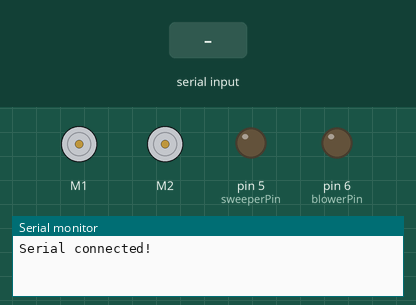
Simulated run of this sketch. Board: Arduino Uno, built with avr-gcc and run on an emulated ATmega328P. Parts: 2 × DC motor (green arrow = forward, orange = backward, longer = faster), output pins drawn as LEDs (lit = HIGH), the last lines printed to the serial monitor. The test bench sets the inputs (shaded band).

Above: at 1.2 s.
1.3 s: "L90\n" received over Serial
At 2.5 s:
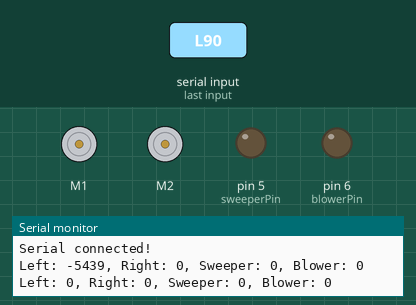
2.9 s: "R90\n" received over Serial
At 3.7 s:
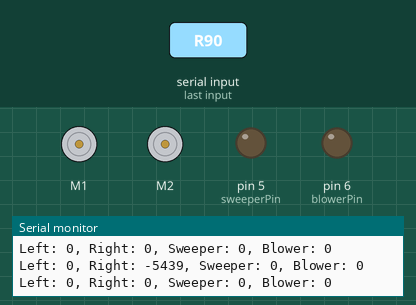
4.5 s: "L,45\n" received over Serial
At 4.9 s:
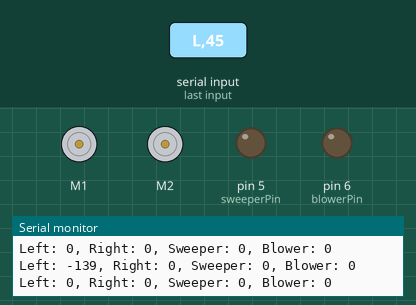
6.1 s: "W90\n" received over Serial
At 7.4 s:
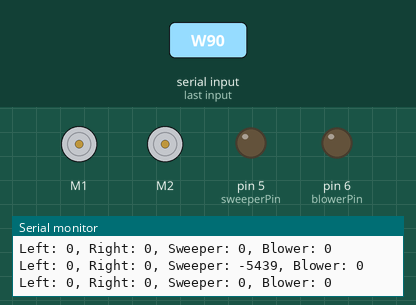
7.7 s: "R,45\n" received over Serial
At 8.6 s:
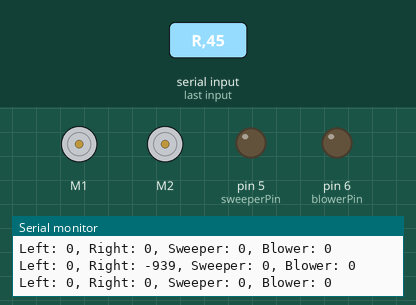
9.3 s: "B90\n" received over Serial
At 9.8 s:
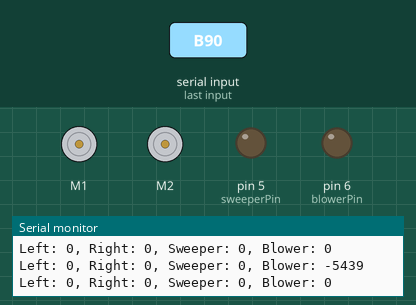
Timing chart, 0 to 11.9 s (numbered marks = the images above; inputs shaded):
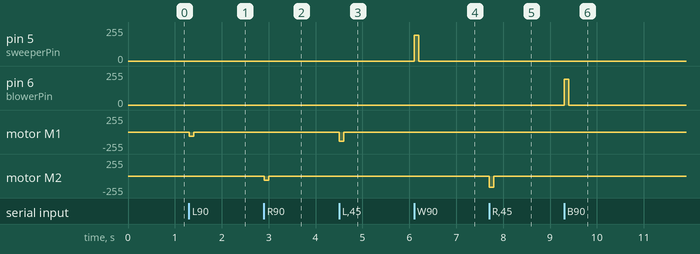

Measured:
- after the input at 1.3 s, motor M1: stopped → backward 63/255 at once, → stopped 0.10 s later
- after the input at 2.9 s, motor M2: stopped → backward 63/255 at once, → stopped 0.10 s later
- after the input at 4.5 s, motor M1: stopped → backward 139/255 at once, → stopped 0.10 s later
- after the input at 6.1 s, pin 5 (sweeperPin): 0/255 → 193/255 at once, → 0/255 0.10 s later
- after the input at 7.7 s, motor M2: stopped → backward 171/255 at once, → stopped 0.10 s later
- after the input at 9.3 s, pin 6 (blowerPin): 0/255 → 193/255 at once, → 0/255 0.10 s later

The sketch:

Bumblebee.ino
```cpp
#include <Wire.h>
#include <Adafruit_MotorShield.h>
#include "utility/Adafruit_MS_PWMServoDriver.h"

Adafruit_MotorShield AFMS = Adafruit_MotorShield();

Adafruit_DCMotor *motorLeft = AFMS.getMotor(1);
Adafruit_DCMotor *motorRight = AFMS.getMotor(2);

int sweeperPin = 5;
int blowerPin = 6;

int delayTime = 100;

//  Note: Commented out as my motor controller is trashed
//Adafruit_DCMotor *motorBrush = AFMS.getMotor(3);
//Adafruit_DCMotor *motorSweeperBlower = AFMS.getMotor(4);

void setup()
{

	//  Need to setup serial
	Serial.begin(115200);

	pinMode(sweeperPin, OUTPUT);
	pinMode(blowerPin, OUTPUT);

	while (!Serial) {
		; //  Wait for serial to initialise

	//  initialise things for the motor shield
	//  do whatever else needs doing

	}

	Serial.println("Serial connected!");

	AFMS.begin();
}

void loop()
{
	int leftMotorSpeed, rightMotorSpeed, sweeperSpeed, blowerSpeed;
	leftMotorSpeed = rightMotorSpeed = sweeperSpeed = blowerSpeed = 0;

	// listen for commands on the serial port
	bool gotData = false;

	while (Serial.available() > 0) {
		// if command received, action it
		// commands:
		//	To set motors; L or R and +- 0..255.
		//	W   s[W]eeper, 0..255
		//	B	[B]lower, 0..255
		//  S	get [S]ensor data, to be defined once sensors hooked up

		char inc = Serial.read();
		gotData = true;

		switch (inc)
		{
		case 'L':
			leftMotorSpeed = GetMotorValue();
			break;
		case 'R':
			rightMotorSpeed = GetMotorValue();
			break;
		case 'W':
			sweeperSpeed = GetMotorValue();
			break;
		case 'B':
			blowerSpeed = GetMotorValue();
			break;
		case 'D':
			delayTime = GetMotorValue();
			break;
		}
	}

	if (gotData)
	{
		String returnVal = "Left: " + String(leftMotorSpeed) +
			", Right: " + String(rightMotorSpeed) +
			", Sweeper: " + String(sweeperSpeed) +
			", Blower: " + String(blowerSpeed);

		Serial.println(returnVal);

		SetMotorValue(motorLeft, leftMotorSpeed);
		SetMotorValue(motorRight, rightMotorSpeed);

		analogWrite(blowerPin, blowerSpeed);
		analogWrite(sweeperPin, sweeperSpeed);

		delay(delayTime);
	}

	motorLeft->run(RELEASE);
	motorRight->run(RELEASE);

	analogWrite(blowerPin, 0);
	analogWrite(sweeperPin, 0);
}

int GetMotorValue() {
	char inc = Serial.read();
	bool isPositive = true;

	if (inc == '-')
	{
		isPositive = false;
	}

	int val =
		((Serial.read() - 48) * 100) +
		((Serial.read() - 48) * 10) +
		(Serial.read() - 48);

	int retval = (isPositive ? val : val * -1);

	//Serial.println("Retval: " + String(retval));

	return retval;
}

void SetMotorValue(Adafruit_DCMotor* motor, int inputSpeed) {
	uint8_t speed = inputSpeed >= 0 ? inputSpeed : inputSpeed * -1;
	motor->setSpeed(speed);

	//Serial.println(String(speed));

	if (inputSpeed > 0) {
		motor->run(FORWARD);
	}
	else
	{
		motor->run(BACKWARD);
	}
}
```
